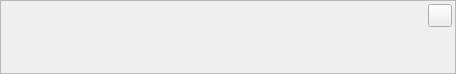
<?xml version="1.0" encoding="UTF-8"?>
<ui version="4.0">
 <class>NoticeWidgetClass</class>
 <widget class="QWidget" name="NoticeWidgetClass">
  <property name="geometry">
   <rect>
    <x>0</x>
    <y>0</y>
    <width>456</width>
    <height>74</height>
   </rect>
  </property>
  <property name="windowTitle">
   <string>NoticeWidget</string>
  </property>
  <layout class="QVBoxLayout" name="verticalLayout_2">
   <property name="margin">
    <number>0</number>
   </property>
   <item>
    <widget class="QFrame" name="frmFrame">
     <property name="frameShape">
      <enum>QFrame::StyledPanel</enum>
     </property>
     <property name="frameShadow">
      <enum>QFrame::Plain</enum>
     </property>
     <layout class="QVBoxLayout" name="verticalLayout">
      <property name="margin">
       <number>3</number>
      </property>
      <item>
       <layout class="QHBoxLayout" name="horizontalLayout">
        <item>
         <widget class="QLabel" name="lblIcon">
          <property name="alignment">
           <set>Qt::AlignHCenter|Qt::AlignTop</set>
          </property>
         </widget>
        </item>
        <item>
         <widget class="QLabel" name="lblMessage">
          <property name="sizePolicy">
           <sizepolicy hsizetype="Expanding" vsizetype="Preferred">
            <horstretch>0</horstretch>
            <verstretch>0</verstretch>
           </sizepolicy>
          </property>
          <property name="wordWrap">
           <bool>true</bool>
          </property>
         </widget>
        </item>
        <item>
         <widget class="CloseButton" name="cbtClose"/>
        </item>
       </layout>
      </item>
      <item>
       <widget class="QWidget" name="wdtButtons" native="true">
        <layout class="QHBoxLayout" name="hltButtonsLayout">
         <property name="margin">
          <number>0</number>
         </property>
         <item>
          <spacer name="hspButtonsSpaser">
           <property name="orientation">
            <enum>Qt::Horizontal</enum>
           </property>
           <property name="sizeHint" stdset="0">
            <size>
             <width>445</width>
             <height>20</height>
            </size>
           </property>
          </spacer>
         </item>
        </layout>
       </widget>
      </item>
     </layout>
    </widget>
   </item>
  </layout>
 </widget>
 <layoutdefault spacing="6" margin="11"/>
 <customwidgets>
  <customwidget>
   <class>CloseButton</class>
   <extends>QToolButton</extends>
   <header location="global">utils/closebutton.h</header>
  </customwidget>
 </customwidgets>
 <resources/>
 <connections/>
</ui>
